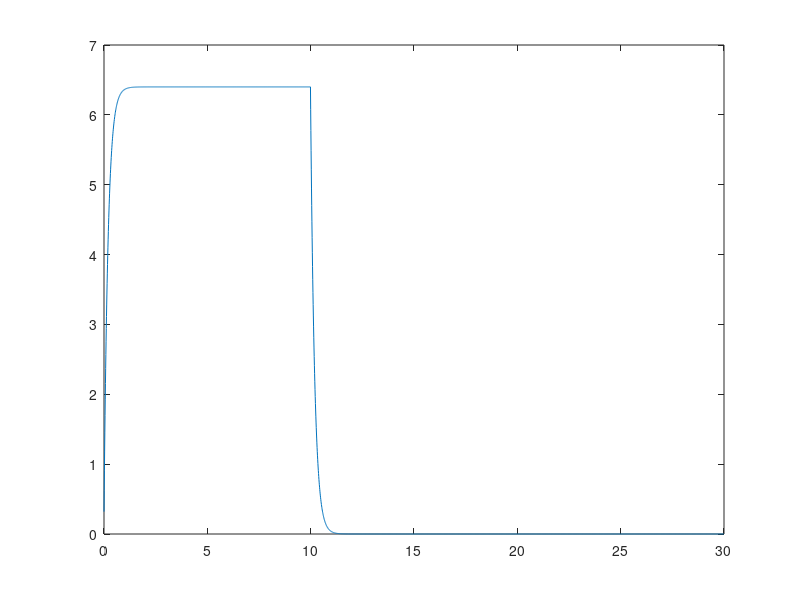

Write the MATLAB code that produced this figure.

A = 32; B = 5; dt = 0.01;
duracao = 30; N = duracao/dt;
t = 0:dt:(duracao-dt);
u = zeros(1,N); y = u;
u(1:1000) = 1;
y(1) = dt*A*u(1);
for i = 2:N
y(i) = (1-dt*B)*y(i-1) + dt*A*u(i);
end

plot(t,y)
